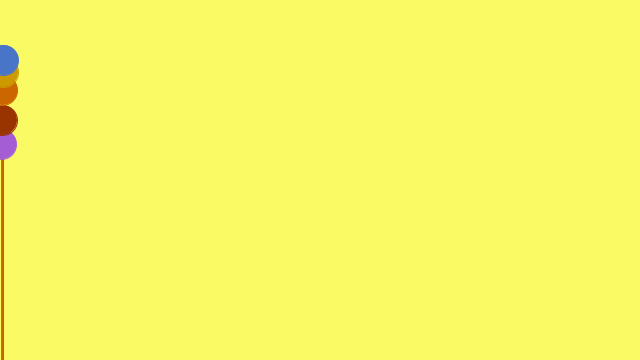
Frame 1 (no input)
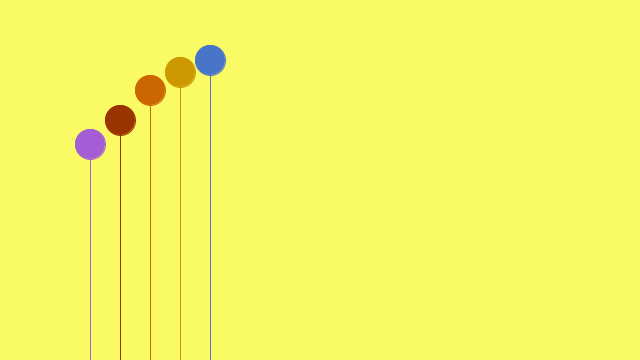
Frame 60 (the mouse pressed at the canvas centre just before this capture)
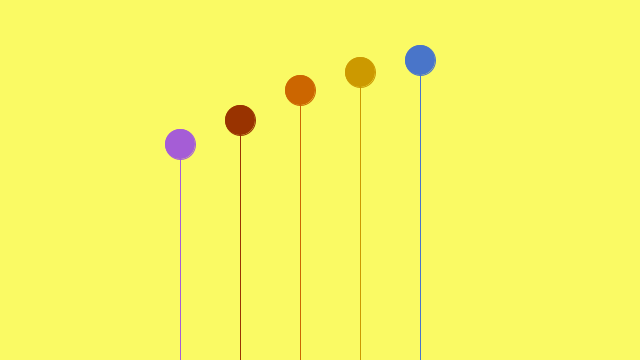
Frame 120 (the mouse held since frame 60 and released just before this capture)

The Processing sketch that drew these frames (run headless with seeded random() and noise(); from frame 60 on, the mouse is pressed at the canvas centre):

// Processing sketch: IntegersFloats1a
// ── IntegersFloats1a.pde
float a = 0.0;
int b = 0;
float c = 0.0;
int d = 0;
float e = 0.0;

void setup() {
  size(640, 360);
  stroke(255);
  frameRate(20);
}

void draw() {
  background(250, 250, 100);

  a = a + 1.5;
  //blue
  b = b + 2;
  //purple
  c = c + 2.5;
  //red
  d = d + 3;
  //orange
  e = e + 3.5;
  //yellow
  stroke(165, 93, 214);
  line(a, height/2.5, a, height);
  stroke(153, 51, 0);
  line(b, height/3, b, height);
  stroke(204, 102, 0);
  line(c, height/4, c, height);
  stroke(204, 153, 0);
  line(d, height/5, d, height);
  stroke(73, 117, 201);
  line(e, height/6, e, height);


  fill(165, 93, 214);
  stroke(165, 93, 214);
  ellipse(a, height/2.5, 30, 30);
  fill(153, 51, 0);
  stroke(153, 51, 0);
  ellipse(b, height/3, 30, 30);

  fill(204, 102, 0);
  stroke(204, 102, 0);
  ellipse(c, height/4, 30, 30);
  fill(204, 153, 0);
  stroke(204, 153, 0);
  ellipse(d, height/5, 30, 30);
  fill(73, 117, 201);
  stroke(73, 117, 201);
  ellipse(e, height/6, 30, 30);


  if (a > width) {
    a = 0;
  }
  if (b > width) {
    b = 0;
  }
  if (c > width) {
    c = 0;
  }
  if (d > width) {
    d = 0;
  }
  if (e > width) {
    e = 0;
  }
}
